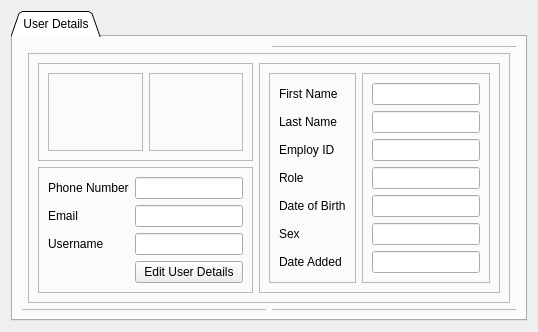
      <widget class="QWidget" name="page_6">
       <layout class="QGridLayout" name="gridLayout_52">
        <item row="0" column="0">
         <widget class="QTabWidget" name="userwidget">
          <property name="tabShape">
           <enum>QTabWidget::Triangular</enum>
          </property>
          <property name="currentIndex">
           <number>0</number>
          </property>
          <widget class="QWidget" name="tab_11">
           <attribute name="title">
            <string>User Details</string>
           </attribute>
           <layout class="QGridLayout" name="gridLayout_69">
            <item row="0" column="0" colspan="2">
             <widget class="QWidget" name="widget_6" native="true"/>
            </item>
            <item row="0" column="2" colspan="2">
             <widget class="QFrame" name="frame_61">
              <property name="frameShape">
               <enum>QFrame::StyledPanel</enum>
              </property>
              <property name="frameShadow">
               <enum>QFrame::Raised</enum>
              </property>
             </widget>
            </item>
            <item row="1" column="0">
             <widget class="QFrame" name="frame_36">
              <property name="frameShape">
               <enum>QFrame::StyledPanel</enum>
              </property>
              <property name="frameShadow">
               <enum>QFrame::Raised</enum>
              </property>
             </widget>
            </item>
            <item row="1" column="1" colspan="2">
             <widget class="QFrame" name="frame_35">
              <property name="frameShape">
               <enum>QFrame::StyledPanel</enum>
              </property>
              <property name="frameShadow">
               <enum>QFrame::Raised</enum>
              </property>
              <layout class="QGridLayout" name="gridLayout_68">
               <item row="0" column="0">
                <widget class="QFrame" name="userimageframe">
                 <property name="frameShape">
                  <enum>QFrame::StyledPanel</enum>
                 </property>
                 <property name="frameShadow">
                  <enum>QFrame::Raised</enum>
                 </property>
                 <layout class="QGridLayout" name="gridLayout_64">
                  <item row="0" column="0">
                   <widget class="QFrame" name="frame_62">
                    <property name="frameShape">
                     <enum>QFrame::StyledPanel</enum>
                    </property>
                    <property name="frameShadow">
                     <enum>QFrame::Raised</enum>
                    </property>
                   </widget>
                  </item>
                  <item row="0" column="1">
                   <widget class="QFrame" name="frame_63">
                    <property name="frameShape">
                     <enum>QFrame::StyledPanel</enum>
                    </property>
                    <property name="frameShadow">
                     <enum>QFrame::Raised</enum>
                    </property>
                   </widget>
                  </item>
                 </layout>
                </widget>
               </item>
               <item row="0" column="1" rowspan="2">
                <widget class="QFrame" name="frame_56">
                 <property name="frameShape">
                  <enum>QFrame::StyledPanel</enum>
                 </property>
                 <property name="frameShadow">
                  <enum>QFrame::Raised</enum>
                 </property>
                 <layout class="QGridLayout" name="gridLayout_66">
                  <item row="0" column="0">
                   <widget class="QFrame" name="frame_37">
                    <property name="frameShape">
                     <enum>QFrame::StyledPanel</enum>
                    </property>
                    <property name="frameShadow">
                     <enum>QFrame::Raised</enum>
                    </property>
                    <layout class="QGridLayout" name="gridLayout_55">
                     <item row="0" column="0">
                      <widget class="QLabel" name="label_6">
                       <property name="text">
                        <string>First Name</string>
                       </property>
                      </widget>
                     </item>
                     <item row="1" column="0">
                      <widget class="QLabel" name="label_20">
                       <property name="text">
                        <string>Last Name</string>
                       </property>
                      </widget>
                     </item>
                     <item row="2" column="0">
                      <widget class="QLabel" name="label_21">
                       <property name="text">
                        <string>Employ ID</string>
                       </property>
                      </widget>
                     </item>
                     <item row="3" column="0">
                      <widget class="QLabel" name="label_22">
                       <property name="text">
                        <string>Role</string>
                       </property>
                      </widget>
                     </item>
                     <item row="4" column="0">
                      <widget class="QLabel" name="label_23">
                       <property name="text">
                        <string>Date of Birth</string>
                       </property>
                      </widget>
                     </item>
                     <item row="5" column="0">
                      <widget class="QLabel" name="label_24">
                       <property name="text">
                        <string>Sex</string>
                       </property>
                      </widget>
                     </item>
                     <item row="6" column="0">
                      <widget class="QLabel" name="label_40">
                       <property name="text">
                        <string>Date Added</string>
                       </property>
                      </widget>
                     </item>
                    </layout>
                   </widget>
                  </item>
                  <item row="0" column="1">
                   <widget class="QFrame" name="frame_38">
                    <property name="frameShape">
                     <enum>QFrame::StyledPanel</enum>
                    </property>
                    <property name="frameShadow">
                     <enum>QFrame::Raised</enum>
                    </property>
                    <layout class="QGridLayout" name="gridLayout_65">
                     <item row="0" column="0">
                      <widget class="QLineEdit" name="userfndisplay"/>
                     </item>
                     <item row="1" column="0">
                      <widget class="QLineEdit" name="userlndisplay"/>
                     </item>
                     <item row="2" column="0">
                      <widget class="QLineEdit" name="employnodisplay"/>
                     </item>
                     <item row="3" column="0">
                      <widget class="QLineEdit" name="userroledisplay"/>
                     </item>
                     <item row="4" column="0">
                      <widget class="QLineEdit" name="userdobdisplay"/>
                     </item>
                     <item row="5" column="0">
                      <widget class="QLineEdit" name="usersexdisplay"/>
                     </item>
                     <item row="6" column="0">
                      <widget class="QLineEdit" name="userdateaddedisplay"/>
                     </item>
                    </layout>
                   </widget>
                  </item>
                 </layout>
                </widget>
               </item>
               <item row="1" column="0">
                <widget class="QFrame" name="frame_57">
                 <property name="frameShape">
                  <enum>QFrame::StyledPanel</enum>
                 </property>
                 <property name="frameShadow">
                  <enum>QFrame::Raised</enum>
                 </property>
                 <layout class="QGridLayout" name="gridLayout_67">
                  <item row="2" column="1">
                   <widget class="QLineEdit" name="usernamedisplay">
                    <property name="readOnly">
                     <bool>true</bool>
                    </property>
                   </widget>
                  </item>
                  <item row="1" column="1">
                   <widget class="QLineEdit" name="useremaildisplay"/>
                  </item>
                  <item row="3" column="1">
                   <widget class="QPushButton" name="edituserdetails">
                    <property name="text">
                     <string>Edit User Details</string>
                    </property>
                   </widget>
                  </item>
                  <item row="2" column="0">
                   <widget class="QLabel" name="label_56">
                    <property name="text">
                     <string>Username</string>
                    </property>
                   </widget>
                  </item>
                  <item row="1" column="0">
                   <widget class="QLabel" name="label_55">
                    <property name="text">
                     <string>Email</string>
                    </property>
                   </widget>
                  </item>
                  <item row="0" column="0">
                   <widget class="QLabel" name="label_73">
                    <property name="text">
                     <string>Phone Number</string>
                    </property>
                   </widget>
                  </item>
                  <item row="0" column="1">
                   <widget class="QLineEdit" name="userphonedisplay"/>
                  </item>
                 </layout>
                </widget>
               </item>
              </layout>
             </widget>
            </item>
            <item row="1" column="3">
             <widget class="QFrame" name="frame_60">
              <property name="frameShape">
               <enum>QFrame::StyledPanel</enum>
              </property>
              <property name="frameShadow">
               <enum>QFrame::Raised</enum>
              </property>
             </widget>
            </item>
            <item row="2" column="0" colspan="2">
             <widget class="QFrame" name="frame_58">
              <property name="frameShape">
               <enum>QFrame::StyledPanel</enum>
              </property>
              <property name="frameShadow">
               <enum>QFrame::Raised</enum>
              </property>
             </widget>
            </item>
            <item row="2" column="2" colspan="2">
             <widget class="QFrame" name="frame_59">
              <property name="frameShape">
               <enum>QFrame::StyledPanel</enum>
              </property>
              <property name="frameShadow">
               <enum>QFrame::Raised</enum>
              </property>
             </widget>
            </item>
           </layout>
          </widget>
         </widget>
        </item>
       </layout>
      </widget>
